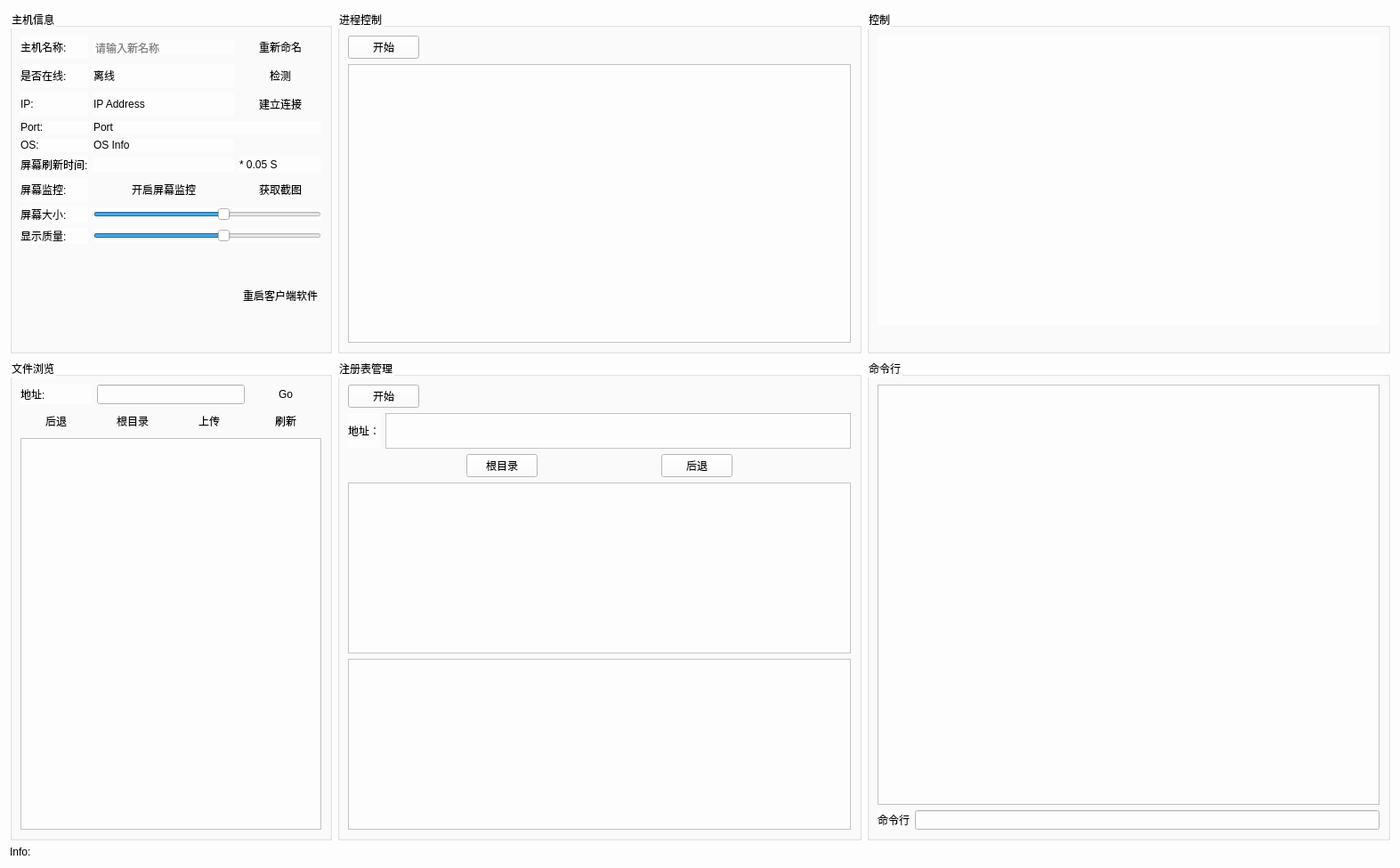
<?xml version="1.0" encoding="UTF-8"?>
<ui version="4.0">
 <class>Form</class>
 <widget class="QWidget" name="Form">
  <property name="geometry">
   <rect>
    <x>0</x>
    <y>0</y>
    <width>1573</width>
    <height>975</height>
   </rect>
  </property>
  <property name="windowTitle">
   <string>主机详情</string>
  </property>
  <property name="styleSheet">
   <string notr="true">background-color:rgb(253, 253, 253)</string>
  </property>
  <layout class="QGridLayout" name="gridLayout">
   <item row="1" column="2">
    <widget class="QGroupBox" name="groupBox_4">
     <property name="title">
      <string>命令行</string>
     </property>
     <layout class="QGridLayout" name="gridLayout_4">
      <item row="2" column="1">
       <widget class="QLineEdit" name="console_input"/>
      </item>
      <item row="2" column="0">
       <widget class="QLabel" name="label_2">
        <property name="text">
         <string>命令行</string>
        </property>
       </widget>
      </item>
      <item row="1" column="0" colspan="2">
       <widget class="QTextBrowser" name="console"/>
      </item>
     </layout>
    </widget>
   </item>
   <item row="0" column="1">
    <widget class="QGroupBox" name="groupBox_3">
     <property name="title">
      <string>进程控制</string>
     </property>
     <layout class="QVBoxLayout" name="verticalLayout_2">
      <item>
       <widget class="QPushButton" name="startThreadctrl">
        <property name="sizePolicy">
         <sizepolicy hsizetype="Fixed" vsizetype="Fixed">
          <horstretch>0</horstretch>
          <verstretch>0</verstretch>
         </sizepolicy>
        </property>
        <property name="text">
         <string>开始</string>
        </property>
        <property name="default">
         <bool>false</bool>
        </property>
        <property name="flat">
         <bool>false</bool>
        </property>
       </widget>
      </item>
      <item>
       <widget class="QListWidget" name="Threadlist"/>
      </item>
     </layout>
    </widget>
   </item>
   <item row="0" column="2">
    <widget class="QGroupBox" name="groupBox_2">
     <property name="title">
      <string>控制</string>
     </property>
     <layout class="QVBoxLayout" name="verticalLayout">
      <item>
       <widget class="QLabel" name="pic_label">
        <property name="text">
         <string/>
        </property>
        <property name="scaledContents">
         <bool>false</bool>
        </property>
        <property name="alignment">
         <set>Qt::AlignCenter</set>
        </property>
       </widget>
      </item>
      <item>
       <spacer name="horizontalSpacer">
        <property name="orientation">
         <enum>Qt::Horizontal</enum>
        </property>
        <property name="sizeHint" stdset="0">
         <size>
          <width>454</width>
          <height>20</height>
         </size>
        </property>
       </spacer>
      </item>
     </layout>
    </widget>
   </item>
   <item row="0" column="0">
    <widget class="QGroupBox" name="groupBox">
     <property name="title">
      <string>主机信息</string>
     </property>
     <layout class="QGridLayout" name="gridLayout_2">
      <item row="0" column="0">
       <layout class="QGridLayout" name="gridLayout_3">
        <item row="4" column="2" colspan="3">
         <widget class="QLabel" name="portlabel">
          <property name="text">
           <string>Port</string>
          </property>
         </widget>
        </item>
        <item row="2" column="2" colspan="2">
         <widget class="QLabel" name="iplable">
          <property name="text">
           <string>IP Address</string>
          </property>
         </widget>
        </item>
        <item row="4" column="1">
         <widget class="QLabel" name="label_3">
          <property name="text">
           <string>Port:</string>
          </property>
         </widget>
        </item>
        <item row="11" column="1">
         <widget class="QLabel" name="label_14">
          <property name="text">
           <string>显示质量:</string>
          </property>
         </widget>
        </item>
        <item row="7" column="1">
         <widget class="QLabel" name="label_10">
          <property name="text">
           <string>屏幕刷新时间:</string>
          </property>
         </widget>
        </item>
        <item row="0" column="1">
         <widget class="QLabel" name="label_4">
          <property name="text">
           <string>主机名称:</string>
          </property>
         </widget>
        </item>
        <item row="5" column="1">
         <widget class="QLabel" name="label_8">
          <property name="text">
           <string>OS:</string>
          </property>
         </widget>
        </item>
        <item row="10" column="1">
         <widget class="QLabel" name="label_13">
          <property name="text">
           <string>屏幕大小:</string>
          </property>
         </widget>
        </item>
        <item row="1" column="1">
         <widget class="QLabel" name="label_6">
          <property name="text">
           <string>是否在线:</string>
          </property>
         </widget>
        </item>
        <item row="9" column="1">
         <widget class="QLabel" name="label_12">
          <property name="text">
           <string>屏幕监控:</string>
          </property>
         </widget>
        </item>
        <item row="2" column="1">
         <widget class="QLabel" name="label">
          <property name="text">
           <string>IP:</string>
          </property>
         </widget>
        </item>
        <item row="9" column="4">
         <widget class="QPushButton" name="get_pic">
          <property name="text">
           <string>获取截图</string>
          </property>
          <property name="default">
           <bool>true</bool>
          </property>
          <property name="flat">
           <bool>true</bool>
          </property>
         </widget>
        </item>
        <item row="1" column="4">
         <widget class="QPushButton" name="detect_online">
          <property name="text">
           <string>检测</string>
          </property>
          <property name="default">
           <bool>true</bool>
          </property>
          <property name="flat">
           <bool>true</bool>
          </property>
         </widget>
        </item>
        <item row="5" column="2" colspan="2">
         <widget class="QLabel" name="label_9">
          <property name="text">
           <string>OS Info</string>
          </property>
         </widget>
        </item>
        <item row="0" column="4">
         <widget class="QPushButton" name="rename_button">
          <property name="enabled">
           <bool>true</bool>
          </property>
          <property name="text">
           <string>重新命名</string>
          </property>
          <property name="default">
           <bool>true</bool>
          </property>
          <property name="flat">
           <bool>true</bool>
          </property>
         </widget>
        </item>
        <item row="2" column="4">
         <widget class="QPushButton" name="connect_button">
          <property name="text">
           <string>建立连接</string>
          </property>
          <property name="default">
           <bool>true</bool>
          </property>
          <property name="flat">
           <bool>true</bool>
          </property>
         </widget>
        </item>
        <item row="9" column="2" colspan="2">
         <widget class="QPushButton" name="startpic">
          <property name="text">
           <string>开启屏幕监控</string>
          </property>
          <property name="default">
           <bool>true</bool>
          </property>
          <property name="flat">
           <bool>true</bool>
          </property>
         </widget>
        </item>
        <item row="7" column="2" colspan="2">
         <widget class="QLineEdit" name="flushtime">
          <property name="frame">
           <bool>false</bool>
          </property>
          <property name="alignment">
           <set>Qt::AlignRight|Qt::AlignTrailing|Qt::AlignVCenter</set>
          </property>
         </widget>
        </item>
        <item row="1" column="2" colspan="2">
         <widget class="QLabel" name="online_label">
          <property name="text">
           <string>离线</string>
          </property>
         </widget>
        </item>
        <item row="0" column="2" colspan="2">
         <widget class="QLineEdit" name="newname_input">
          <property name="enabled">
           <bool>true</bool>
          </property>
          <property name="frame">
           <bool>false</bool>
          </property>
          <property name="readOnly">
           <bool>false</bool>
          </property>
          <property name="placeholderText">
           <string>请输入新名称</string>
          </property>
         </widget>
        </item>
        <item row="12" column="1">
         <spacer name="verticalSpacer">
          <property name="orientation">
           <enum>Qt::Vertical</enum>
          </property>
          <property name="sizeHint" stdset="0">
           <size>
            <width>20</width>
            <height>40</height>
           </size>
          </property>
         </spacer>
        </item>
        <item row="7" column="4">
         <widget class="QLabel" name="label_11">
          <property name="text">
           <string>* 0.05 S</string>
          </property>
         </widget>
        </item>
        <item row="11" column="2" colspan="3">
         <widget class="QSlider" name="remotewidth">
          <property name="minimum">
           <number>20</number>
          </property>
          <property name="maximum">
           <number>1200</number>
          </property>
          <property name="singleStep">
           <number>100</number>
          </property>
          <property name="pageStep">
           <number>100</number>
          </property>
          <property name="value">
           <number>700</number>
          </property>
          <property name="orientation">
           <enum>Qt::Horizontal</enum>
          </property>
         </widget>
        </item>
        <item row="10" column="2" colspan="3">
         <widget class="QSlider" name="localwidth">
          <property name="minimum">
           <number>20</number>
          </property>
          <property name="maximum">
           <number>1200</number>
          </property>
          <property name="singleStep">
           <number>100</number>
          </property>
          <property name="pageStep">
           <number>100</number>
          </property>
          <property name="value">
           <number>700</number>
          </property>
          <property name="orientation">
           <enum>Qt::Horizontal</enum>
          </property>
          <property name="invertedAppearance">
           <bool>false</bool>
          </property>
          <property name="invertedControls">
           <bool>false</bool>
          </property>
          <property name="tickPosition">
           <enum>QSlider::NoTicks</enum>
          </property>
          <property name="tickInterval">
           <number>1</number>
          </property>
         </widget>
        </item>
        <item row="12" column="4">
         <widget class="QPushButton" name="restartbutton">
          <property name="text">
           <string>重启客户端软件</string>
          </property>
          <property name="default">
           <bool>true</bool>
          </property>
          <property name="flat">
           <bool>true</bool>
          </property>
         </widget>
        </item>
       </layout>
      </item>
     </layout>
    </widget>
   </item>
   <item row="2" column="0">
    <layout class="QHBoxLayout" name="horizontalLayout">
     <item>
      <widget class="QLabel" name="label_5">
       <property name="maximumSize">
        <size>
         <width>49</width>
         <height>16777215</height>
        </size>
       </property>
       <property name="text">
        <string>Info:</string>
       </property>
      </widget>
     </item>
     <item>
      <layout class="QHBoxLayout" name="horizontalLayout_2"/>
     </item>
     <item>
      <widget class="QLabel" name="infostatus">
       <property name="text">
        <string/>
       </property>
      </widget>
     </item>
    </layout>
   </item>
   <item row="1" column="0">
    <widget class="QGroupBox" name="groupBox_5">
     <property name="autoFillBackground">
      <bool>false</bool>
     </property>
     <property name="title">
      <string>文件浏览</string>
     </property>
     <layout class="QGridLayout" name="gridLayout_5">
      <item row="1" column="3">
       <widget class="QPushButton" name="freshlistbutton">
        <property name="text">
         <string>刷新</string>
        </property>
        <property name="default">
         <bool>true</bool>
        </property>
        <property name="flat">
         <bool>true</bool>
        </property>
       </widget>
      </item>
      <item row="1" column="1">
       <widget class="QPushButton" name="hombutton">
        <property name="text">
         <string>根目录</string>
        </property>
        <property name="default">
         <bool>true</bool>
        </property>
        <property name="flat">
         <bool>true</bool>
        </property>
       </widget>
      </item>
      <item row="3" column="0" colspan="4">
       <widget class="QListWidget" name="listWidget"/>
      </item>
      <item row="0" column="3">
       <widget class="QPushButton" name="go">
        <property name="text">
         <string>Go</string>
        </property>
        <property name="autoDefault">
         <bool>false</bool>
        </property>
        <property name="default">
         <bool>true</bool>
        </property>
        <property name="flat">
         <bool>true</bool>
        </property>
       </widget>
      </item>
      <item row="0" column="0">
       <widget class="QLabel" name="label_7">
        <property name="text">
         <string>地址:</string>
        </property>
       </widget>
      </item>
      <item row="0" column="1" colspan="2">
       <widget class="QLineEdit" name="address"/>
      </item>
      <item row="1" column="0">
       <widget class="QPushButton" name="backbutton">
        <property name="text">
         <string>后退</string>
        </property>
        <property name="default">
         <bool>true</bool>
        </property>
        <property name="flat">
         <bool>true</bool>
        </property>
       </widget>
      </item>
      <item row="1" column="2">
       <widget class="QPushButton" name="uploadbutton">
        <property name="text">
         <string>上传</string>
        </property>
        <property name="default">
         <bool>true</bool>
        </property>
        <property name="flat">
         <bool>true</bool>
        </property>
       </widget>
      </item>
     </layout>
    </widget>
   </item>
   <item row="1" column="1">
    <widget class="QGroupBox" name="groupBox_6">
     <property name="title">
      <string>注册表管理</string>
     </property>
     <layout class="QVBoxLayout" name="verticalLayout_3">
      <item>
       <widget class="QPushButton" name="startRegctrl">
        <property name="sizePolicy">
         <sizepolicy hsizetype="Fixed" vsizetype="Fixed">
          <horstretch>0</horstretch>
          <verstretch>0</verstretch>
         </sizepolicy>
        </property>
        <property name="layoutDirection">
         <enum>Qt::LeftToRight</enum>
        </property>
        <property name="text">
         <string>开始</string>
        </property>
       </widget>
      </item>
      <item>
       <layout class="QHBoxLayout" name="horizontalLayout_4">
        <item>
         <widget class="QLabel" name="label_15">
          <property name="text">
           <string>地址：</string>
          </property>
         </widget>
        </item>
        <item>
         <widget class="QListWidget" name="Regpath">
          <property name="sizePolicy">
           <sizepolicy hsizetype="Expanding" vsizetype="Fixed">
            <horstretch>0</horstretch>
            <verstretch>0</verstretch>
           </sizepolicy>
          </property>
          <property name="maximumSize">
           <size>
            <width>16777215</width>
            <height>40</height>
           </size>
          </property>
         </widget>
        </item>
       </layout>
      </item>
      <item>
       <layout class="QHBoxLayout" name="horizontalLayout_3">
        <item>
         <widget class="QPushButton" name="RegRoot">
          <property name="sizePolicy">
           <sizepolicy hsizetype="Fixed" vsizetype="Fixed">
            <horstretch>0</horstretch>
            <verstretch>0</verstretch>
           </sizepolicy>
          </property>
          <property name="text">
           <string>根目录</string>
          </property>
         </widget>
        </item>
        <item>
         <widget class="QPushButton" name="RegBack">
          <property name="sizePolicy">
           <sizepolicy hsizetype="Fixed" vsizetype="Fixed">
            <horstretch>0</horstretch>
            <verstretch>0</verstretch>
           </sizepolicy>
          </property>
          <property name="text">
           <string>后退</string>
          </property>
         </widget>
        </item>
       </layout>
      </item>
      <item>
       <widget class="QListWidget" name="Reglist"/>
      </item>
      <item>
       <widget class="QListWidget" name="KeyValuelist"/>
      </item>
     </layout>
    </widget>
   </item>
  </layout>
 </widget>
 <resources/>
 <connections/>
</ui>
